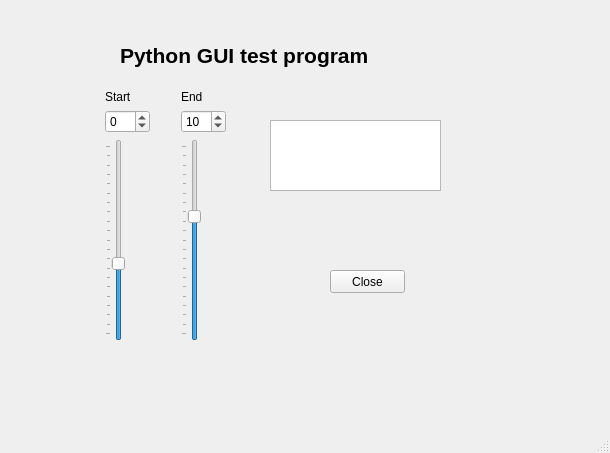
<?xml version="1.0" encoding="UTF-8"?>
<ui version="4.0">
 <class>MainWindow</class>
 <widget class="QMainWindow" name="MainWindow">
  <property name="geometry">
   <rect>
    <x>0</x>
    <y>0</y>
    <width>610</width>
    <height>453</height>
   </rect>
  </property>
  <property name="windowTitle">
   <string>MainWindow</string>
  </property>
  <widget class="QWidget" name="centralwidget">
   <widget class="QLabel" name="label_3">
    <property name="geometry">
     <rect>
      <x>120</x>
      <y>20</y>
      <width>261</width>
      <height>71</height>
     </rect>
    </property>
    <property name="font">
     <font>
      <pointsize>16</pointsize>
      <weight>75</weight>
      <bold>true</bold>
     </font>
    </property>
    <property name="text">
     <string>Python GUI test program</string>
    </property>
   </widget>
   <widget class="QTextEdit" name="graph_data">
    <property name="geometry">
     <rect>
      <x>270</x>
      <y>120</y>
      <width>171</width>
      <height>71</height>
     </rect>
    </property>
   </widget>
   <widget class="QWidget" name="gridLayoutWidget">
    <property name="geometry">
     <rect>
      <x>80</x>
      <y>90</y>
      <width>171</width>
      <height>251</height>
     </rect>
    </property>
    <layout class="QGridLayout" name="gridLayout_2">
     <item row="0" column="1">
      <widget class="QLabel" name="label_5">
       <property name="text">
        <string>End</string>
       </property>
      </widget>
     </item>
     <item row="0" column="0">
      <widget class="QLabel" name="label_4">
       <property name="text">
        <string>Start</string>
       </property>
      </widget>
     </item>
     <item row="2" column="0">
      <widget class="QSpinBox" name="start">
       <property name="minimum">
        <number>-99</number>
       </property>
       <property name="value">
        <number>0</number>
       </property>
      </widget>
     </item>
     <item row="2" column="1">
      <widget class="QSpinBox" name="end">
       <property name="minimum">
        <number>-99</number>
       </property>
       <property name="value">
        <number>10</number>
       </property>
      </widget>
     </item>
     <item row="3" column="1">
      <widget class="QSlider" name="end_slider">
       <property name="minimum">
        <number>-20</number>
       </property>
       <property name="maximum">
        <number>20</number>
       </property>
       <property name="value">
        <number>5</number>
       </property>
       <property name="orientation">
        <enum>Qt::Vertical</enum>
       </property>
       <property name="invertedControls">
        <bool>false</bool>
       </property>
       <property name="tickPosition">
        <enum>QSlider::TicksAbove</enum>
       </property>
       <property name="tickInterval">
        <number>2</number>
       </property>
      </widget>
     </item>
     <item row="3" column="0">
      <widget class="QSlider" name="start_slider">
       <property name="minimum">
        <number>-20</number>
       </property>
       <property name="maximum">
        <number>20</number>
       </property>
       <property name="value">
        <number>-5</number>
       </property>
       <property name="orientation">
        <enum>Qt::Vertical</enum>
       </property>
       <property name="invertedControls">
        <bool>false</bool>
       </property>
       <property name="tickPosition">
        <enum>QSlider::TicksAbove</enum>
       </property>
       <property name="tickInterval">
        <number>2</number>
       </property>
      </widget>
     </item>
    </layout>
   </widget>
   <widget class="QPushButton" name="close_button">
    <property name="geometry">
     <rect>
      <x>330</x>
      <y>270</y>
      <width>75</width>
      <height>23</height>
     </rect>
    </property>
    <property name="text">
     <string>Close</string>
    </property>
   </widget>
  </widget>
  <widget class="QMenuBar" name="menubar">
   <property name="geometry">
    <rect>
     <x>0</x>
     <y>0</y>
     <width>610</width>
     <height>21</height>
    </rect>
   </property>
  </widget>
  <widget class="QStatusBar" name="statusbar"/>
 </widget>
 <resources/>
 <connections/>
</ui>
